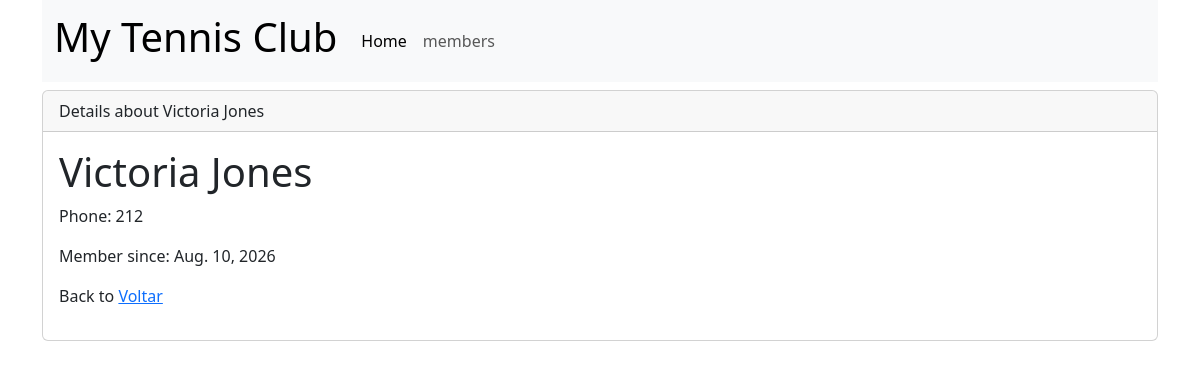
Before: /members/details/7 with the older database file.
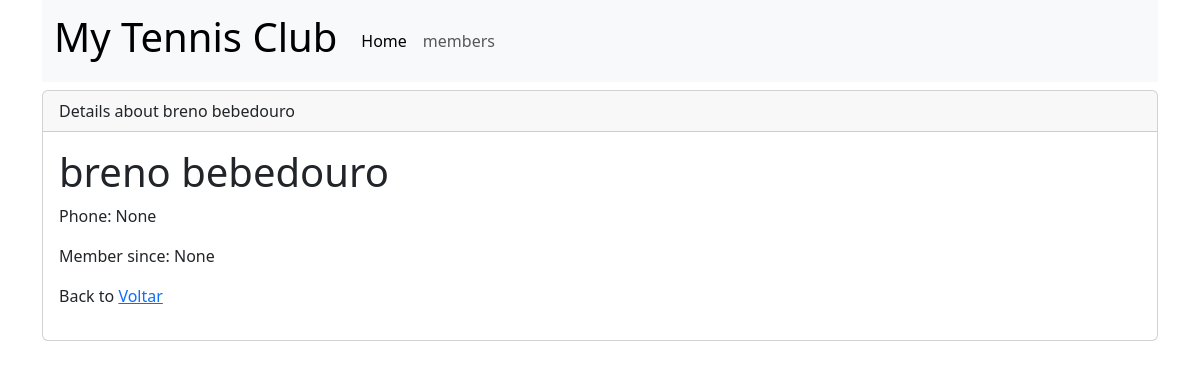
After: the same page with the newer database file.
### members/models.py (models this page shows, shortened)
class Member(models.Model):
    firstname = models.CharField(max_length=255)
    lastname = models.CharField(max_length=255)
    phone = models.IntegerField(null=True)
    joined_date = models.DateField(null=True)

### members/views.py (the view)
# urls.py: path('members/details/<int:id>', views.details, name='details'),
def details(request, id):
    mymember = Member.objects.get(id=id)
    template = loader.get_template('details.html')
    context = {
        'mymember': mymember
    }
    return HttpResponse(template.render(context, request))

### members/templates/details.html (shortened to what this page needs)
{% extends "master.html" %}
{% block content %}
<div class="card mt-2">
    <div class="card-header">
        Details about {{ mymember.firstname}} {{ mymember.lastname}}
    </div>
    <div class="card-body">
        <h1>{{mymember.firstname}} {{mymember.lastname}}</h1>
        <p>Phone: {{mymember.phone}}</p>
        <p>Member since: {{mymember.joined_date}}</p>
        <p>Back to <a href="/members">Voltar</a></p>
    </div>
</div>
{% endblock %}>

Changed rows visible on the page:
changed Member: firstname "Victoria" → "breno"; lastname "Jones" → "bebedouro"; phone "212" → "None"; joined_date "Aug. 10, 2026" → "None"
